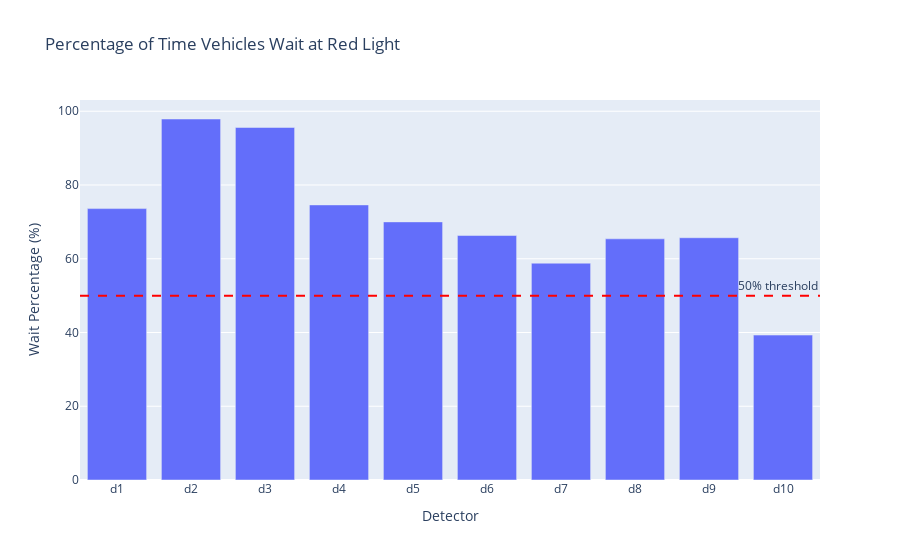

Notebook cell for this chart:
### Code cell
wait_data = {
    'd1': 73.6, 'd2': 97.9, 'd3': 95.6, 'd4': 74.6, 'd5': 70.0,
    'd6': 66.3, 'd7': 58.8, 'd8': 65.4, 'd9': 65.7, 'd10': 39.3
}

fig = px.bar(
    x=list(wait_data.keys()),
    y=list(wait_data.values()),
    title='Percentage of Time Vehicles Wait at Red Light',
    labels={'x': 'Detector', 'y': 'Wait Percentage (%)'}
)
fig.add_hline(y=50, line_dash="dash", line_color="red", annotation_text="50% threshold")
fig.show()

### Figure 1 — Plotly figure (JSON) as saved in the notebook; plotly's stock layout.template omitted (floating-point values rounded to 4 significant figures)
{"data": [{"hovertemplate": "Detector=%{x}<br>Wait Percentage (%)=%{y}<extra></extra>", "legendgroup": "", "marker": {"color": "#636efa", "pattern": {"shape": ""}}, "name": "", "orientation": "v", "showlegend": false, "textposition": "auto", "type": "bar", "x": ["d1", "d2", "d3", "d4", "d5", "d6", "d7", "d8", "d9", "d10"], "xaxis": "x", "y": [73.6, 97.9, 95.6, 74.6, 70.0, 66.3, 58.8, 65.4, 65.7, 39.3], "yaxis": "y"}], "layout": {"annotations": [{"showarrow": false, "text": "50% threshold", "x": 1, "xanchor": "right", "xref": "x domain", "y": 50, "yanchor": "bottom", "yref": "y"}], "autosize": true, "barmode": "relative", "legend": {"tracegroupgap": 0}, "shapes": [{"line": {"color": "red", "dash": "dash"}, "type": "line", "x0": 0, "x1": 1, "xref": "x domain", "y0": 50, "y1": 50, "yref": "y"}], "title": {"text": "Percentage of Time Vehicles Wait at Red Light"}, "xaxis": {"anchor": "y", "autorange": true, "domain": [0, 1], "range": [-0.5, 9.5], "title": {"text": "Detector"}, "type": "category"}, "yaxis": {"anchor": "x", "autorange": true, "domain": [0, 1], "range": [0, 103.1], "title": {"text": "Wait Percentage (%)"}, "type": "linear"}}}
